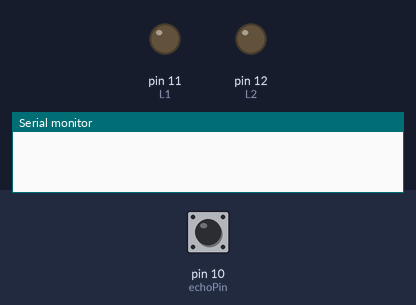
Recording of a sketch running on a simulated Arduino Uno, built with avr-gcc and run on an emulated ATmega328P. On the bench: output pins drawn as LEDs (lit = HIGH), the last lines printed to the serial monitor. Inputs (shaded band) come from the test bench; at power-on: pin 10 (echoPin) LOW. Pins used as bus, display or sensor lines are not drawn.

Above: at 0.1 s.
At 4.4 s:
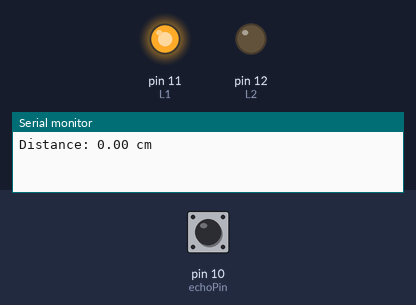
4.5 s: pin 10 (echoPin) pulsed HIGH 5 times (0.12 s each, 0.3 s apart)
At 7.0 s:
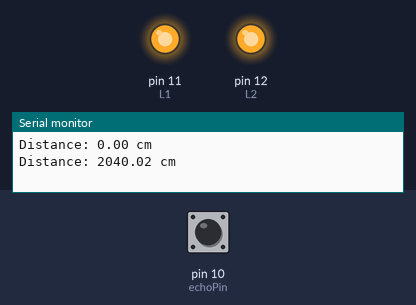
Timing chart, 0 to 10.8 s (numbered marks = the images above; inputs shaded):
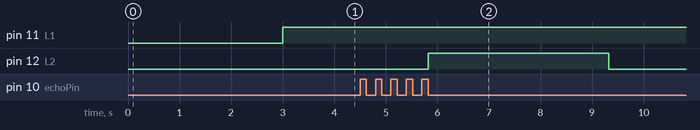

Measured:
- after the input at 4.5 s, pin 12 (L2): LOW → HIGH after 1.3 s, → LOW 3.5 s later

The sketch:

Distance_detection.ino
```cpp
const int trigPin = 9;
const int echoPin = 10;
const int LED1 = 11;
const int LED2 = 12;
const int t = trigPin;
const int e = echoPin;
const int L1 = LED1;
const int L2 = LED2;
void setup() {

Serial.begin(115200);
pinMode(t,OUTPUT);
pinMode(e,INPUT);
pinMode(L1,OUTPUT);
pinMode(L2,OUTPUT);
}

void loop() {
long duration;
float distance;
digitalWrite(trigPin,LOW);
delay(1000);
digitalWrite(trigPin,HIGH);
delay(1000);
digitalWrite(trigPin,LOW);
duration = pulseIn(echoPin, HIGH);
distance = duration*0.034/2;
  Serial.print("Distance: ");
  Serial.print(distance);
  Serial.println(" cm");

if (distance <= 10){
  digitalWrite(L1,HIGH);
  digitalWrite(L2,LOW);
}
if (distance > 20){
  digitalWrite(L1,HIGH);
  digitalWrite(L2,HIGH);
}

delay(500);
}
```
